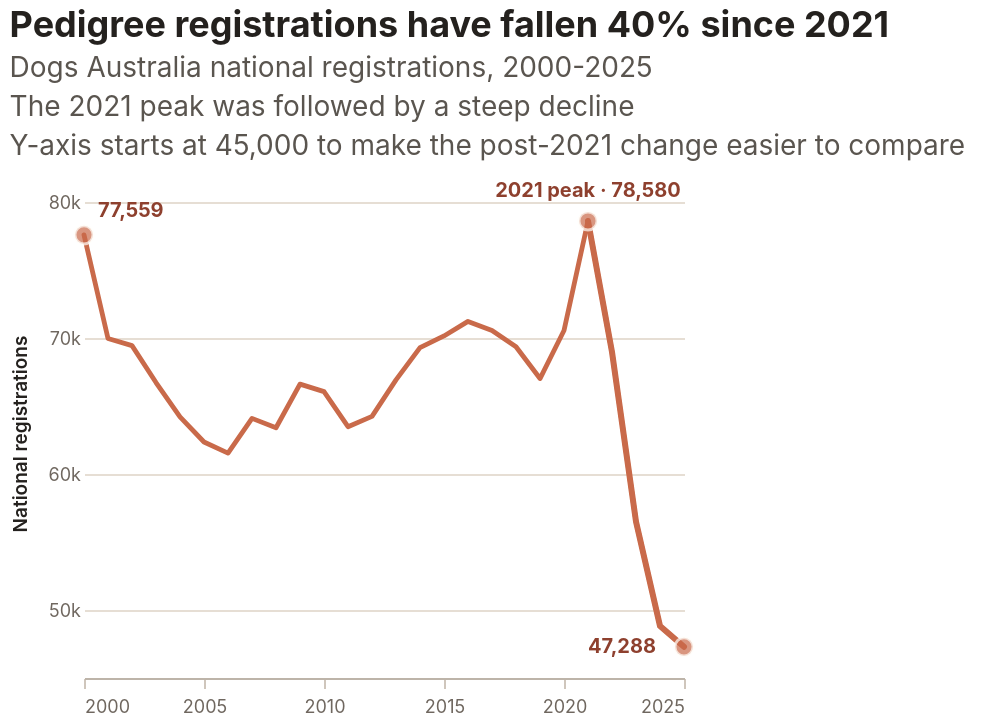

Write the Vega-Lite specification saved for this chart.
### Vega-Lite specification from a JSON file in a GitHub repository (floating-point values rounded to 4 significant figures)
{"$schema": "https://vega.github.io/schema/vega-lite/v6.json", "width": "container", "height": 245, "background": null, "padding": {"left": 4, "right": 16, "top": 4, "bottom": 0}, "title": {"text": "Pedigree registrations have fallen 40% since 2021", "subtitle": ["Dogs Australia national registrations, 2000-2025", "The 2021 peak was followed by a steep decline", "Y-axis starts at 45,000 to make the post-2021 change easier to compare"], "anchor": "start", "font": "Inter", "fontSize": 18, "fontWeight": 700, "color": "#24211E", "subtitleFont": "Inter", "subtitleFontSize": 14, "subtitleColor": "#5A554F", "subtitlePadding": 5, "offset": 10, "lineHeight": 22.5, "subtitleFontWeight": 400, "subtitleLineHeight": 19.6}, "data": {"values": [{"Year": 2000, "Registrations": 77559}, {"Year": 2001, "Registrations": 69946}, {"Year": 2002, "Registrations": 69419}, {"Year": 2003, "Registrations": 66710}, {"Year": 2004, "Registrations": 64189}, {"Year": 2005, "Registrations": 62340}, {"Year": 2006, "Registrations": 61524}, {"Year": 2007, "Registrations": 64074}, {"Year": 2008, "Registrations": 63387}, {"Year": 2009, "Registrations": 66588}, {"Year": 2010, "Registrations": 66040}, {"Year": 2011, "Registrations": 63465}, {"Year": 2012, "Registrations": 64224}, {"Year": 2013, "Registrations": 66904}, {"Year": 2014, "Registrations": 69274}, {"Year": 2015, "Registrations": 70130}, {"Year": 2016, "Registrations": 71199}, {"Year": 2017, "Registrations": 70524}, {"Year": 2018, "Registrations": 69335}, {"Year": 2019, "Registrations": 66999}, {"Year": 2020, "Registrations": 70533}, {"Year": 2021, "Registrations": 78580}, {"Year": 2022, "Registrations": 68950}, {"Year": 2023, "Registrations": 56491}, {"Year": 2024, "Registrations": 48820}, {"Year": 2025, "Registrations": 47288}]}, "layer": [{"mark": {"type": "line", "stroke": "#C96A4A", "strokeWidth": 2.4, "strokeCap": "round", "strokeJoin": "round"}, "encoding": {"x": {"field": "Year", "type": "quantitative", "scale": {"domain": [2000, 2025], "nice": false}, "axis": {"title": null, "values": [2000, 2005, 2010, 2015, 2020, 2025], "format": "d", "labelFont": "Inter", "labelFontSize": 9, "labelColor": "#6F675F", "labelPadding": 5, "tickColor": "#CFC6BC", "domainColor": "#BDB4A9", "grid": false}}, "y": {"field": "Registrations", "type": "quantitative", "scale": {"domain": [45000, 81000], "nice": false, "zero": false}, "axis": {"title": "National registrations", "titleFont": "Inter", "titleFontSize": 9.5, "titleFontWeight": 600, "titleColor": "#24211E", "titlePadding": 9, "values": [50000, 60000, 70000, 80000], "labelExpr": "format(datum.value / 1000, '.0f') + 'k'", "labelFont": "Inter", "labelFontSize": 9, "labelColor": "#6F675F", "domain": false, "ticks": false, "grid": true, "gridColor": "#E6DED4", "gridOpacity": 1, "gridWidth": 1}}, "tooltip": [{"field": "Year", "type": "quantitative", "title": "Year", "format": "d"}, {"field": "Registrations", "type": "quantitative", "title": "Registrations", "format": ","}]}}, {"transform": [{"filter": "datum.Year >= 2021"}], "mark": {"type": "line", "stroke": "#C96A4A", "strokeWidth": 3, "strokeCap": "round", "strokeJoin": "round"}, "encoding": {"x": {"field": "Year", "type": "quantitative", "scale": {"domain": [2000, 2025], "nice": false}}, "y": {"field": "Registrations", "type": "quantitative", "scale": {"domain": [45000, 81000], "nice": false, "zero": false}}}}, {"transform": [{"filter": "datum.Year === 2000 || datum.Year === 2021 || datum.Year === 2025"}], "mark": {"type": "circle", "size": 82, "fill": "#C96A4A", "stroke": "#FFFDF9", "strokeWidth": 1.5}, "encoding": {"x": {"field": "Year", "type": "quantitative", "scale": {"domain": [2000, 2025]}}, "y": {"field": "Registrations", "type": "quantitative", "scale": {"domain": [45000, 81000]}}}}, {"transform": [{"filter": "datum.Year === 2000"}], "mark": {"type": "text", "align": "left", "baseline": "bottom", "dx": 7, "dy": -7, "font": "Inter", "fontSize": 10, "fontWeight": 700, "color": "#8E402E"}, "encoding": {"x": {"field": "Year", "type": "quantitative", "scale": {"domain": [2000, 2025]}}, "y": {"field": "Registrations", "type": "quantitative", "scale": {"domain": [45000, 81000]}}, "text": {"value": "77,559"}}}, {"transform": [{"filter": "datum.Year === 2021"}], "mark": {"type": "text", "align": "center", "baseline": "bottom", "dy": -10, "font": "Inter", "fontSize": 10, "fontWeight": 700, "color": "#8E402E"}, "encoding": {"x": {"field": "Year", "type": "quantitative", "scale": {"domain": [2000, 2025]}}, "y": {"field": "Registrations", "type": "quantitative", "scale": {"domain": [45000, 81000]}}, "text": {"value": "2021 peak · 78,580"}}}, {"transform": [{"filter": "datum.Year === 2025"}], "mark": {"type": "text", "align": "right", "baseline": "middle", "dx": -14, "dy": 0, "font": "Inter", "fontSize": 10, "fontWeight": 700, "color": "#8E402E"}, "encoding": {"x": {"field": "Year", "type": "quantitative", "scale": {"domain": [2000, 2025]}}, "y": {"field": "Registrations", "type": "quantitative", "scale": {"domain": [45000, 81000]}}, "text": {"value": "47,288"}}}], "config": {"view": {"stroke": null}, "axis": {"labelFont": "Inter", "titleFont": "Inter"}, "font": "Inter", "title": {"font": "Inter", "fontSize": 18, "fontWeight": 700, "lineHeight": 22.5, "color": "#24211E", "subtitleFont": "Inter", "subtitleFontSize": 14, "subtitleFontWeight": 400, "subtitleLineHeight": 19.6, "subtitleColor": "#5A554F"}}}
